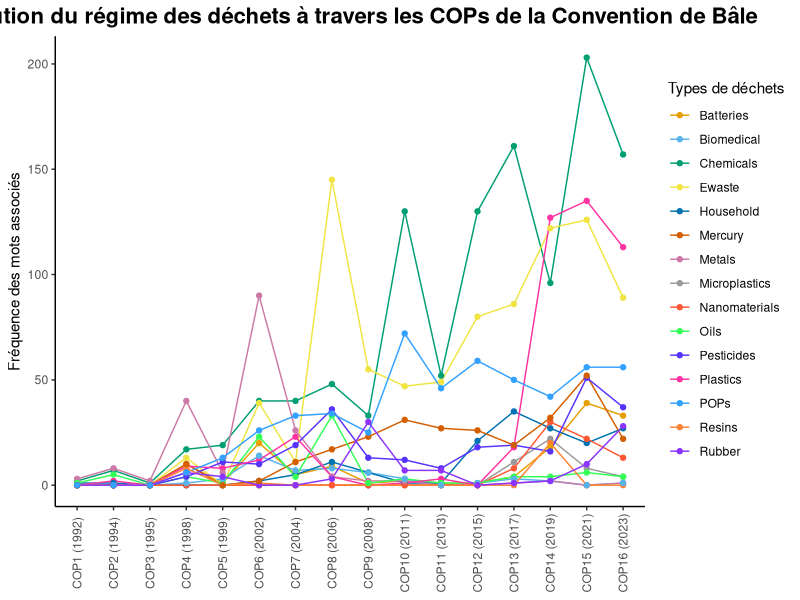

Write R code to recreate this figure.
#CRÉATION DU DATAFRAME
#Création les vecteurs.
cops <- c("COP1 (1992)", "COP2 (1994)", "COP3 (1995)", "COP4 (1998)", "COP5 (1999)", "COP6 (2002)", "COP7 (2004)", "COP8 (2006)",
          "COP9 (2008)", "COP10 (2011)", "COP11 (2013)", "COP12 (2015)", "COP13 (2017)", "COP14 (2019)", "COP15 (2021)", "COP16 (2023)")

chemicals <- c(2, 7, 1, 17, 19, 40, 40, 48, 33, 130, 52, 130, 161, 96, 203, 157)

ewaste <- c(0, 0, 0, 13, 0, 39, 11, 145, 55, 47, 49, 80, 86, 122, 126, 89)

plastics <- c(0, 2, 0, 9, 8, 12, 23, 4, 0, 1, 3, 0, 18, 127, 135, 113)

microplastics <- c(0, 0, 0, 0, 0, 0, 0, 0, 0, 0, 0, 0, 11, 22, 8, 4)

resins <- c(0, 0, 0, 8, 0, 1, 0, 0, 0, 0, 0, 0, 0, 20, 0, 0)

batteries <- c(0, 0, 0, 10, 1, 20, 5, 9, 1, 2, 1, 1, 4, 18, 39, 33)

household <- c(1, 1, 0, 0, 0, 2, 5, 11, 6, 1, 1, 21, 35, 27, 20, 27)

nanomaterials <- c(0, 0, 0, 0, 0, 0, 0, 0, 0, 0, 0, 0, 8, 30, 22, 13)

metals <- c(3, 8, 2, 40, 6, 90, 26, 4, 2, 2, 0, 0, 1, 2, 0, 1)

oils <- c(1, 5, 0, 4, 1, 23, 4, 33, 1, 3, 1, 1, 4, 4, 6, 4)

biomedical <- c(0, 0, 0, 1, 3, 14, 7, 8, 6, 3, 0, 1, 3, 2, 0, 1)

pesticides <- c(0, 0, 0, 4, 11, 10, 19, 36, 13, 12, 8, 18, 19, 16, 51, 37)

rubber <- c(0, 0, 0, 6, 4, 0, 0, 3, 30, 7, 7, 0, 1, 2, 10, 28)

mercury <- c(0, 0, 0, 10, 0, 2, 11, 17, 23, 31, 27, 26, 19, 32, 52, 22)

pops <- c(0, 0, 0, 6, 13, 26, 33, 34, 25, 72, 46, 59, 50, 42, 56, 56)

# Créer le dataframe.
df_regimes <- data.frame(COP = cops, Chemicals = chemicals, Ewaste = ewaste, Plastics = plastics, 
                         Microplastics = microplastics, Resins = resins, Batteries = batteries, Household = household, 
                         Nanomaterials = nanomaterials, Metals = metals, Oils = oils, Biomedical = biomedical, 
                         Pesticides = pesticides, Rubber = rubber, Mercury = mercury, POPs = pops)

#Créer la visualisation.

# Charger les librairies nécessaires
library(ggplot2)
library(tidyr)
library(dplyr)

# Créer une colonne numérique "COP_number" pour l'ordre des COP
df_regimes$COP_number <- as.numeric(gsub("COP(\\d+) .*", "\\1", df_regimes$COP))

# Créer le dataframe long (reshaping)
df_long <- df_regimes %>%
  pivot_longer(cols = -c(COP, COP_number), names_to = "Waste", values_to = "Value")

# Convertir COP en facteur ordonné selon COP_number
df_long$COP <- factor(df_long$COP, levels = df_regimes$COP[order(df_regimes$COP_number)])

# Définir une palette de 15 couleurs distinctes
custom_colors <- c(
  "#E69F00", "#56B4E9", "#009E73", "#F0E442", "#0072B2", "#D55E00", 
  "#CC79A7", "#999999", "#FF5733", "#33FF57", "#5733FF", "#FF33A1", 
  "#33A1FF", "#FF8333", "#8B33FF"
)

# Créer le line plot avec ggplot
ggplot(df_long, aes(x = COP, y = Value, color = Waste, group = Waste)) +
  geom_line() + 
  geom_point() +  # Ajouter des points pour mieux visualiser les valeurs
  labs(title = "Évolution du régime des déchets à travers les COPs de la Convention de Bâle", 
       x = NULL, 
       y = "Fréquence des mots associés", 
       color = "Types de déchets") + 
  scale_color_manual(values = custom_colors) +  # Appliquer la palette personnalisée
  theme_classic() + 
  theme(axis.text.x = element_text(angle = 90, hjust = 0.5, vjust = 0.5),
        plot.title = element_text(hjust = 0.5, size = 16, face = "bold"))  # Incliner l'axe des X pour une meilleure lisibilité




